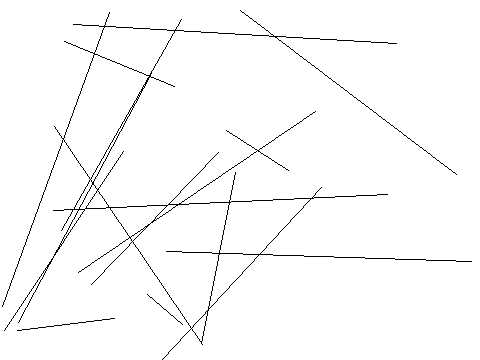

This figure's Python source:
from PIL import Image, ImageDraw
image1 = Image.new('RGB', (480, 360), '#ffffff')
draw = ImageDraw.Draw(image1)
c=[321,310,301,278]
draw.ellipse(c,'#ffffff','#000000')
c=[444,241,47,315]
draw.ellipse(c,'#ffffff','#000000')
c=[147,283,143,138]
draw.ellipse(c,'#ffffff','#000000')
c=[460,72,323,242]
draw.ellipse(c,'#ffffff','#000000')
l=[182,324,147,294]
draw.line(l,'#000000')
l=[123,151,4,330]
draw.line(l,'#000000')
l=[61,230,181,19]
draw.line(l,'#000000')
l=[151,73,18,322]
draw.line(l,'#000000')
l=[202,344,54,126]
draw.line(l,'#000000')
l=[471,261,166,251]
draw.line(l,'#000000')
l=[17,330,114,318]
draw.line(l,'#000000')
l=[2,306,109,12]
draw.line(l,'#000000')
l=[456,174,240,10]
draw.line(l,'#000000')
l=[315,111,78,272]
draw.line(l,'#000000')
l=[201,343,235,172]
draw.line(l,'#000000')
l=[52,478,321,187]
draw.line(l,'#000000')
l=[396,43,73,24]
draw.line(l,'#000000')
l=[226,130,288,170]
draw.line(l,'#000000')
l=[91,284,218,152]
draw.line(l,'#000000')
l=[174,86,64,41]
draw.line(l,'#000000')
l=[387,194,53,210]
draw.line(l,'#000000')
image1.save('Artist68.png')